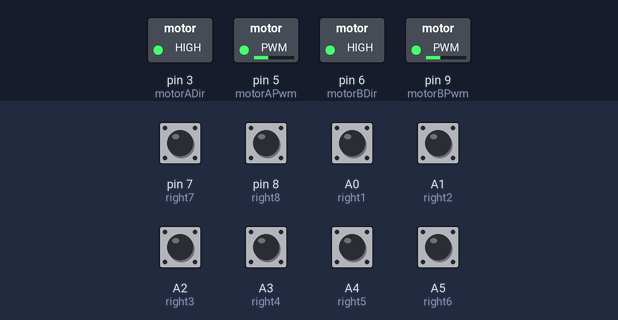
The sketch below on a simulated Arduino Uno, built with avr-gcc and run on an emulated ATmega328P. On the bench: switched loads named in the sketch (green lamp = pin HIGH). The test bench sets the inputs (shaded band); at power-on: A0 (right1), A1 (right2), A2 (right3), A3 (right4), A4 (right5), A5 (right6), pin 7 (right7), pin 8 (right8) HIGH. What the sketch prints to the serial monitor is not drawn.

Above: at 1.2 s.
1.3 s: pin 7 (right7) pulled LOW for 0.15 s
At 2.0 s:
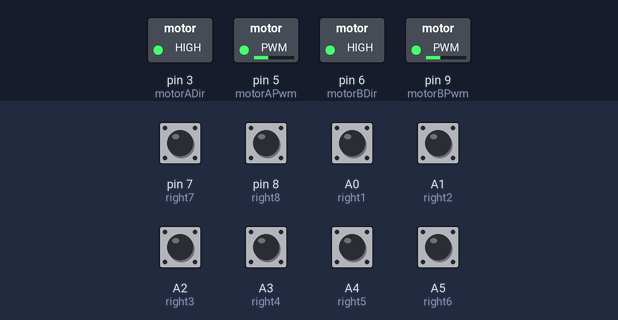
2.9 s: pin 8 (right8) pulled LOW for 0.15 s
At 4.1 s:
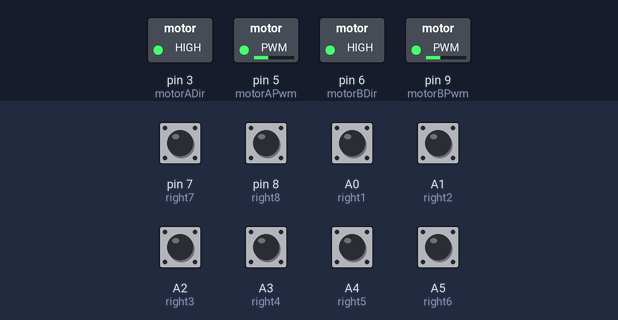
4.5 s: A0 (right1) pulled LOW for 0.15 s
At 5.0 s:
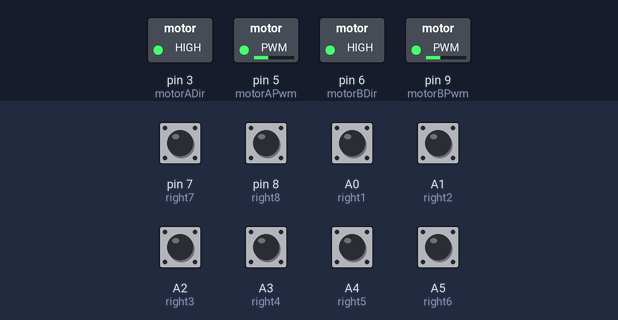
6.1 s: A1 (right2) pulled LOW for 0.15 s
At 6.6 s:
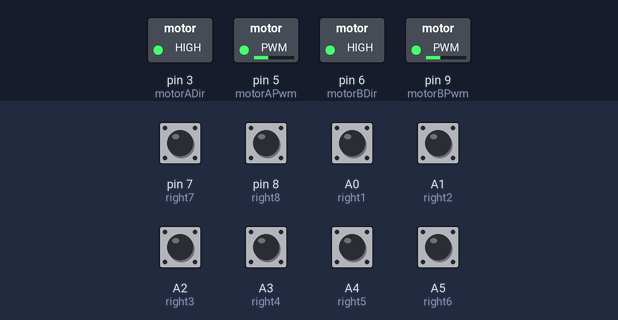
7.7 s: A2 (right3) pulled LOW for 0.15 s
At 8.7 s:
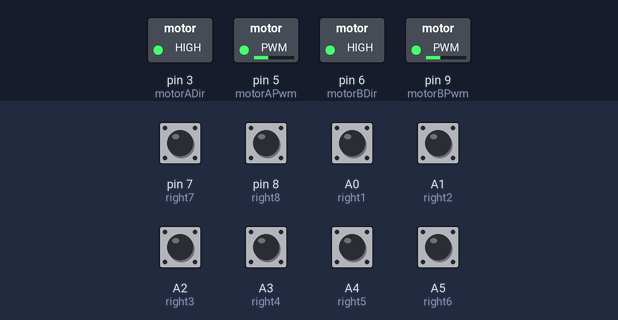
9.3 s: A3 (right4) pulled LOW for 0.15 s
At 10.3 s:
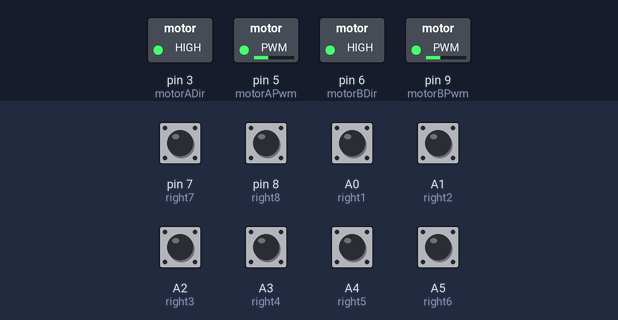
Timing chart, 0 to 12.3 s (numbered marks = the images above; inputs shaded):
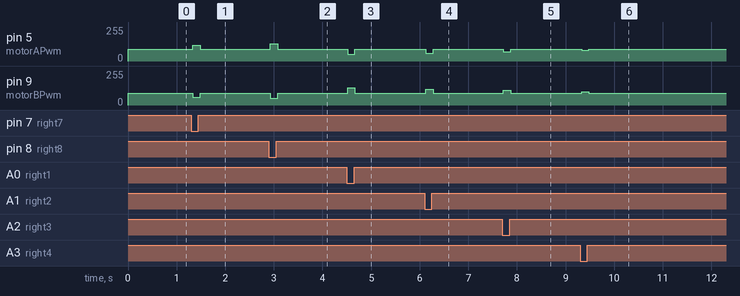

The sketch:

SenaryoBest.ino
```cpp
#include <QTRSensors.h>

int motorADir = 3; //left motor direction
int motorAPwm = 5; //left motor pwm
int motorBDir = 6; //right motor direction
int motorBPwm = 9; //right motor pwm

int right1 = A0; //8
int right2 = A1; //7
int right3 = A2; //6
int right4 = A3; //5
int right5 = A4; //4
int right6 = A5; //3
int right7 = 7;  //2
int right8 = 8;  //1

int qtr1,qtr2,qtr3,qtr4,qtr5,qtr6,qtr7,qtr8; //qtr values (qtr1 is the rightest one)

int xQtr1,xQtr2,xQtr3,xQtr4,xQtr5,xQtr6,xQtr7,xQtr8; //sensors' coefficients

int errorQtr; //sum of sensors' coefficients

int initialSpeed=90;

void setup() {
  //motor pins
  pinMode(motorADir, OUTPUT);
  pinMode(motorAPwm, OUTPUT);
  pinMode(motorBDir, OUTPUT);
  pinMode(motorBPwm, OUTPUT);

  //qtr pins
  pinMode(right1,INPUT_PULLUP);
  pinMode(right2,INPUT_PULLUP);
  pinMode(right3,INPUT_PULLUP);
  pinMode(right4,INPUT_PULLUP);
  pinMode(right5,INPUT_PULLUP);
  pinMode(right6,INPUT_PULLUP);
  pinMode(right7,INPUT_PULLUP);
  pinMode(right8,INPUT_PULLUP);

  //motor initial speeds and directions
  digitalWrite(motorADir, HIGH);
  analogWrite(motorAPwm, initialSpeed);
  digitalWrite(motorBDir, HIGH);
  analogWrite(motorBPwm,initialSpeed);

  Serial.begin(9600);
}

void loop() {

  readQtr();
  debug(); //prints QTR values
  PID(); //Following Line

}
void readQtr(){
  qtr1=!digitalRead(right1);
  qtr2=!digitalRead(right2);
  qtr3=!digitalRead(right3);
  qtr4=!digitalRead(right4);
  qtr5=!digitalRead(right5);
  qtr6=!digitalRead(right6);
  qtr7=!digitalRead(right7);
  qtr8=!digitalRead(right8);
}

void debug(){
  Serial.print(qtr1);
  Serial.print(" ");
  Serial.print(qtr2);
  Serial.print(" ");
  Serial.print(qtr3);
  Serial.print(" ");
  Serial.print(qtr4);
  Serial.print(" ");
  Serial.print(qtr5);
  Serial.print(" ");
  Serial.print(qtr6);
  Serial.print(" ");
  Serial.print(qtr7);
  Serial.print(" ");
  Serial.print(qtr8);
  Serial.println(" ");
}

void errorQTR(){

  //coefficients of sensors
  xQtr1=qtr1*4;
  xQtr2=qtr2*3;
  xQtr3=qtr3*2;
  xQtr4=qtr4*1;
  xQtr5=qtr5*-1;
  xQtr6=qtr6*-2;
  xQtr7=qtr7*-3;
  xQtr8=qtr8*-4;

  errorQtr=xQtr1+xQtr2+xQtr3+xQtr4+xQtr5+xQtr6+xQtr7+xQtr8;
  //Serial.println(error);
}

void PID(){

  errorQTR();

  //Following Line
  digitalWrite(motorADir,HIGH);
  digitalWrite(motorBDir,HIGH);
  analogWrite(motorAPwm,initialSpeed-errorQtr*10);
  analogWrite(motorBPwm,initialSpeed+errorQtr*10);

  //Checking L-shaped turn for right
  if(errorQtr>7){ // QTR---> 0 0 0 1 1 1 1 1 or 0 0 0 0 1 1 1 1 or 0 0 0 0 0 1 1 1
    turnRight();
  }

  //Checking L-shaped turn for left
  if(errorQtr<-7){ // QTR--> 1 1 1 1 1 0 0 0 or 1 1 1 1 0 0 0 0 or 1 1 1 0 0 0 0 0
    turnLeft();
  }

}

void turnRight(){

  //L-shaped turn
   while(true){
    readQtr();
      digitalWrite(motorBDir,LOW);
      analogWrite(motorAPwm,initialSpeed+errorQtr*10);
      analogWrite(motorBPwm,initialSpeed-errorQtr*10);

      Serial.println("First Half");
      if(qtr4==0){
        break;
      }

   }

   Serial.println("Half Time Break!!");

   while(true){
    readQtr();
      digitalWrite(motorBDir,LOW);
      analogWrite(motorAPwm,initialSpeed+errorQtr*10);
      analogWrite(motorBPwm,initialSpeed-errorQtr*10);

      Serial.println("Second Half");
      if(qtr4==1||qtr5==1){
        break;
      }
   }

    analogWrite(motorAPwm, initialSpeed);
    analogWrite(motorBPwm, initialSpeed);

}

void turnLeft(){

    //L-shaped turn
    while(true){
      readQtr();
      Serial.println("First Half of Turning Left");
      digitalWrite(motorADir,LOW);
      analogWrite(motorAPwm,initialSpeed+errorQtr*10);
      analogWrite(motorBPwm,initialSpeed-errorQtr*10);
      if(qtr5==0){
        break;
      }
    }

    Serial.println("Half Time Break!!");

    while(true){
      readQtr();
      Serial.println("Second Half of Turning Left");
      digitalWrite(motorADir,LOW);
      analogWrite(motorAPwm,initialSpeed+errorQtr*10);
      analogWrite(motorBPwm,initialSpeed-errorQtr*10);
      if(qtr4==1||qtr5==1){
        break;
      }
    }

    analogWrite(motorAPwm, initialSpeed);
    analogWrite(motorBPwm, initialSpeed);

}

void stopMotors(){
    analogWrite(motorAPwm, 255);
    analogWrite(motorBPwm, 255);
}
```

Measured:
- after the input at 1.3 s, pin 5 (motorAPwm): 90/255 → 120/255 at once, → 90/255 0.15 s later; pin 9 (motorBPwm): 90/255 → 60/255 at once, → 90/255 0.15 s later
- after the input at 2.9 s, pin 5 (motorAPwm): 90/255 → 130/255 at once, → 90/255 0.15 s later; pin 9 (motorBPwm): 90/255 → 50/255 at once, → 90/255 0.15 s later
- after the input at 4.5 s, pin 5 (motorAPwm): 90/255 → 50/255 at once, → 90/255 0.15 s later; pin 9 (motorBPwm): 90/255 → 130/255 at once, → 90/255 0.15 s later
- after the input at 6.1 s, pin 5 (motorAPwm): 90/255 → 60/255 at once, → 90/255 0.15 s later; pin 9 (motorBPwm): 90/255 → 120/255 at once, → 90/255 0.15 s later
- after the input at 7.7 s, pin 5 (motorAPwm): 90/255 → 70/255 at once, → 90/255 0.15 s later; pin 9 (motorBPwm): 90/255 → 110/255 at once, → 90/255 0.15 s later
- after the input at 9.3 s, pin 5 (motorAPwm): 90/255 → 80/255 at once, → 90/255 0.15 s later; pin 9 (motorBPwm): 90/255 → 100/255 at once, → 90/255 0.15 s later
